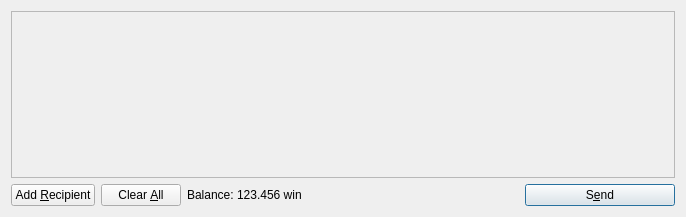
<?xml version="1.0" encoding="UTF-8"?>
<ui version="4.0">
 <class>SendCoinsDialog</class>
 <widget class="QDialog" name="SendCoinsDialog">
  <property name="geometry">
   <rect>
    <x>0</x>
    <y>0</y>
    <width>686</width>
    <height>217</height>
   </rect>
  </property>
  <property name="windowTitle">
   <string>Send Coins</string>
  </property>
  <layout class="QVBoxLayout" name="verticalLayout">
   <item>
    <widget class="QScrollArea" name="scrollArea">
     <property name="widgetResizable">
      <bool>true</bool>
     </property>
     <widget class="QWidget" name="scrollAreaWidgetContents">
      <property name="geometry">
       <rect>
        <x>0</x>
        <y>0</y>
        <width>666</width>
        <height>165</height>
       </rect>
      </property>
      <layout class="QVBoxLayout" name="verticalLayout_2">
       <property name="margin">
        <number>0</number>
       </property>
       <item>
        <layout class="QVBoxLayout" name="entries">
         <property name="spacing">
          <number>6</number>
         </property>
        </layout>
       </item>
       <item>
        <spacer name="verticalSpacer">
         <property name="orientation">
          <enum>Qt::Vertical</enum>
         </property>
         <property name="sizeHint" stdset="0">
          <size>
           <width>20</width>
           <height>40</height>
          </size>
         </property>
        </spacer>
       </item>
      </layout>
     </widget>
    </widget>
   </item>
   <item>
    <layout class="QHBoxLayout" name="horizontalLayout">
     <item>
      <widget class="QPushButton" name="addButton">
       <property name="toolTip">
        <string>Send to multiple recipients at once</string>
       </property>
       <property name="text">
        <string>Add &amp;Recipient</string>
       </property>
       <property name="icon">
        <iconset resource="../bitcoin.qrc">
         <normaloff>:/icons/add</normaloff>:/icons/add</iconset>
       </property>
       <property name="autoDefault">
        <bool>false</bool>
       </property>
      </widget>
     </item>
     <item>
      <widget class="QPushButton" name="clearButton">
       <property name="sizePolicy">
        <sizepolicy hsizetype="Minimum" vsizetype="Fixed">
         <horstretch>0</horstretch>
         <verstretch>0</verstretch>
        </sizepolicy>
       </property>
       <property name="toolTip">
        <string>Remove all transaction fields</string>
       </property>
       <property name="text">
        <string>Clear &amp;All</string>
       </property>
       <property name="icon">
        <iconset resource="../bitcoin.qrc">
         <normaloff>:/icons/remove</normaloff>:/icons/remove</iconset>
       </property>
       <property name="autoRepeatDelay">
        <number>300</number>
       </property>
       <property name="autoDefault">
        <bool>false</bool>
       </property>
      </widget>
     </item>
     <item>
      <layout class="QHBoxLayout" name="horizontalLayout_2">
       <property name="spacing">
        <number>3</number>
       </property>
       <item>
        <widget class="QLabel" name="label">
         <property name="text">
          <string>Balance:</string>
         </property>
        </widget>
       </item>
       <item>
        <widget class="QLabel" name="labelBalance">
         <property name="cursor">
          <cursorShape>IBeamCursor</cursorShape>
         </property>
         <property name="text">
          <string>123.456 win</string>
         </property>
         <property name="textInteractionFlags">
          <set>Qt::LinksAccessibleByMouse|Qt::TextSelectableByKeyboard|Qt::TextSelectableByMouse</set>
         </property>
        </widget>
       </item>
      </layout>
     </item>
     <item>
      <spacer name="horizontalSpacer">
       <property name="orientation">
        <enum>Qt::Horizontal</enum>
       </property>
       <property name="sizeHint" stdset="0">
        <size>
         <width>40</width>
         <height>20</height>
        </size>
       </property>
      </spacer>
     </item>
     <item>
      <widget class="QPushButton" name="sendButton">
       <property name="minimumSize">
        <size>
         <width>150</width>
         <height>0</height>
        </size>
       </property>
       <property name="toolTip">
        <string>Confirm the send action</string>
       </property>
       <property name="text">
        <string>S&amp;end</string>
       </property>
       <property name="icon">
        <iconset resource="../bitcoin.qrc">
         <normaloff>:/icons/send</normaloff>:/icons/send</iconset>
       </property>
       <property name="default">
        <bool>true</bool>
       </property>
      </widget>
     </item>
    </layout>
   </item>
  </layout>
 </widget>
 <resources>
  <include location="../bitcoin.qrc"/>
 </resources>
 <connections/>
</ui>
